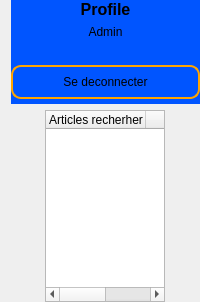
     <widget class="QCustomSlideMenu" name="profile_container" native="true">
      <layout class="QVBoxLayout" name="verticalLayout_9">
       <property name="topMargin">
        <number>0</number>
       </property>
       <property name="rightMargin">
        <number>0</number>
       </property>
       <property name="bottomMargin">
        <number>0</number>
       </property>
       <item alignment="Qt::AlignmentFlag::AlignTop">
        <widget class="QWidget" name="widget_14" native="true">
         <property name="styleSheet">
          <string notr="true">#widget_14{
	background: rgb(0, 85, 255);
padding-bottom: 10px;
}</string>
         </property>
         <layout class="QVBoxLayout" name="verticalLayout_5">
          <property name="leftMargin">
           <number>0</number>
          </property>
          <property name="topMargin">
           <number>0</number>
          </property>
          <property name="rightMargin">
           <number>0</number>
          </property>
          <property name="bottomMargin">
           <number>0</number>
          </property>
          <item>
           <widget class="QLabel" name="label_19">
            <property name="font">
             <font>
              <pointsize>12</pointsize>
              <bold>true</bold>
             </font>
            </property>
            <property name="text">
             <string>Profile</string>
            </property>
            <property name="alignment">
             <set>Qt::AlignmentFlag::AlignCenter</set>
            </property>
           </widget>
          </item>
          <item>
           <widget class="QLabel" name="label_17">
            <property name="text">
             <string>Admin</string>
            </property>
            <property name="alignment">
             <set>Qt::AlignmentFlag::AlignCenter</set>
            </property>
           </widget>
          </item>
          <item>
           <widget class="QLabel" name="label_20">
            <property name="text">
             <string/>
            </property>
            <property name="pixmap">
             <pixmap resource="../resources.qrc">:/icons/icons/avatar.png</pixmap>
            </property>
            <property name="alignment">
             <set>Qt::AlignmentFlag::AlignCenter</set>
            </property>
           </widget>
          </item>
          <item>
           <widget class="QPushButton" name="logoutBtn">
            <property name="cursor">
             <cursorShape>PointingHandCursor</cursorShape>
            </property>
            <property name="styleSheet">
             <string notr="true">border: 2px solid orange;
border-radius: 10px;
height: 30px;
margin-bottom: 5px;</string>
            </property>
            <property name="text">
             <string>Se deconnecter</string>
            </property>
            <property name="icon">
             <iconset resource="../resources.qrc">
              <normaloff>:/icons/icons/logout.png</normaloff>:/icons/icons/logout.png</iconset>
            </property>
            <property name="iconSize">
             <size>
              <width>18</width>
              <height>18</height>
             </size>
            </property>
           </widget>
          </item>
         </layout>
        </widget>
       </item>
       <item alignment="Qt::AlignmentFlag::AlignHCenter">
        <widget class="QTableWidget" name="search_view">
         <property name="enabled">
          <bool>true</bool>
         </property>
         <property name="maximumSize">
          <size>
           <width>120</width>
           <height>16777215</height>
          </size>
         </property>
         <property name="baseSize">
          <size>
           <width>100</width>
           <height>0</height>
          </size>
         </property>
         <property name="editTriggers">
          <set>QAbstractItemView::EditTrigger::NoEditTriggers</set>
         </property>
         <column>
          <property name="text">
           <string>Articles recherher</string>
          </property>
          <property name="font">
           <font>
            <pointsize>9</pointsize>
           </font>
          </property>
         </column>
         <column>
          <property name="text">
           <string>numero</string>
          </property>
         </column>
        </widget>
       </item>
      </layout>
     </widget>
